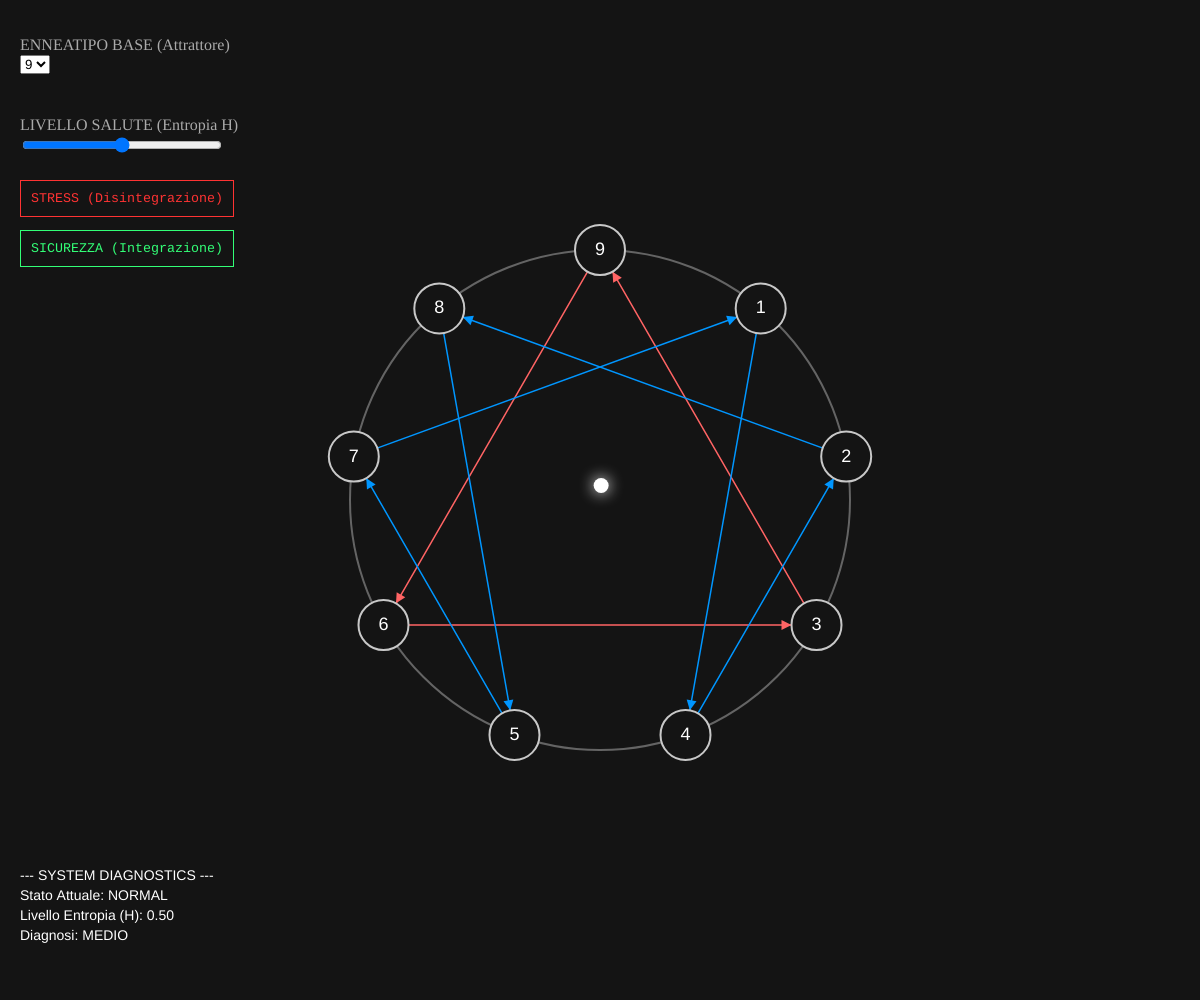
Frame 1 (no input)
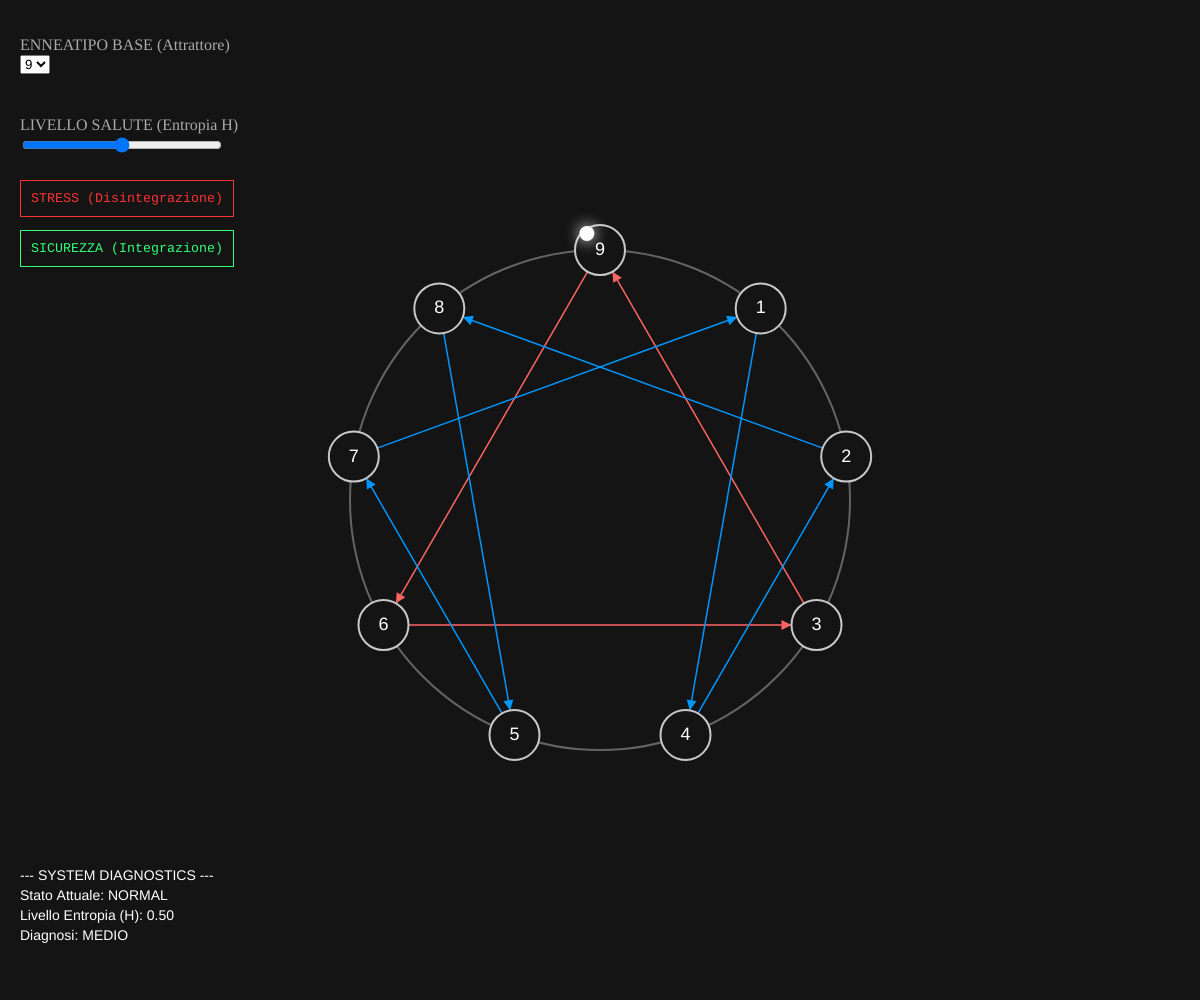
Frame 60 (no input)
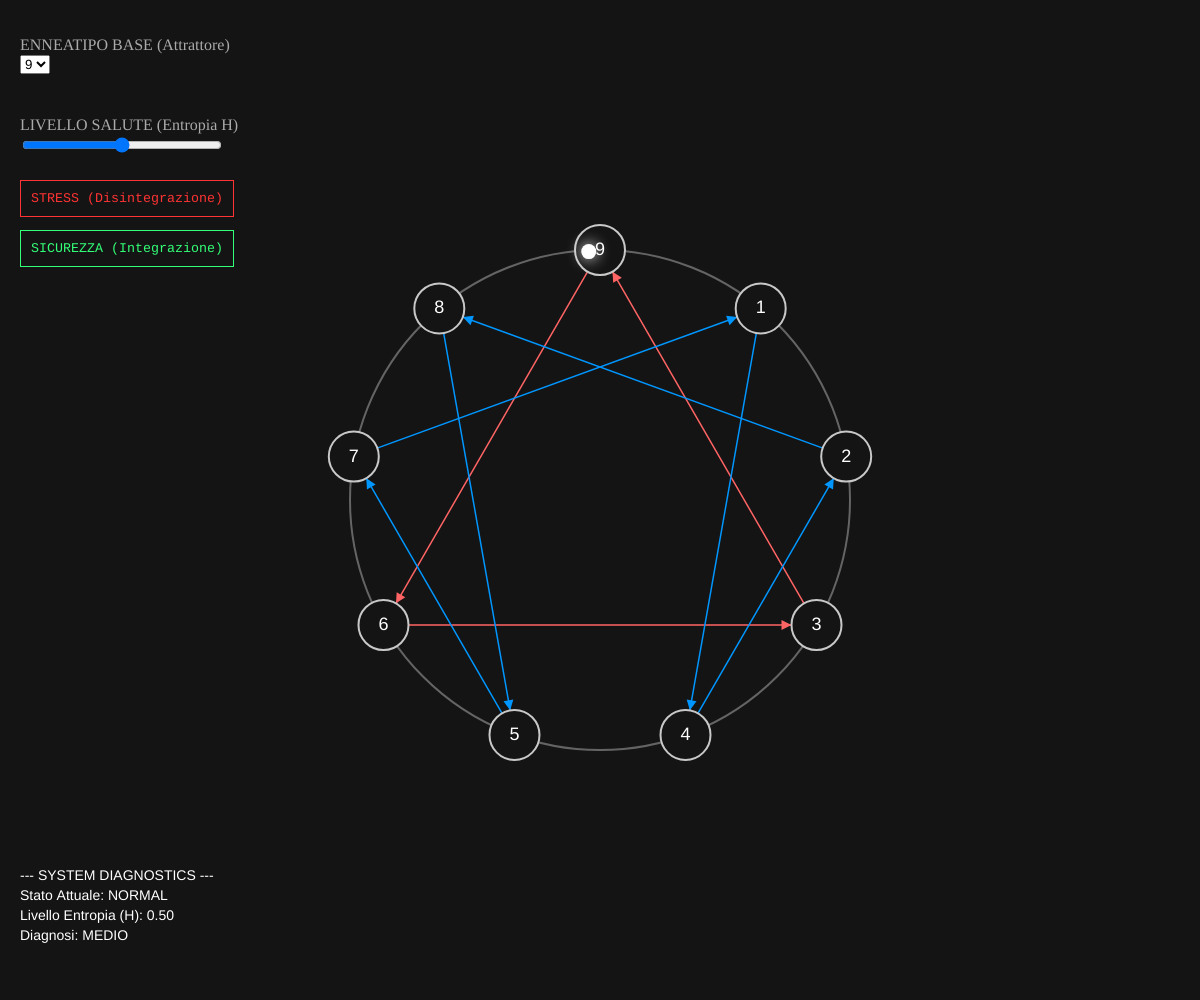
Frame 120 (the mouse pressed at the canvas centre since frame 60)

The p5.js sketch that drew these frames (run headless with seeded random() and noise() and a simulated clock; from frame 60 on, the mouse is pressed at the canvas centre):

// p5.js sketch
// ── sketch.js
let graph;
let agent;
let typeSelector, healthSlider, btnStress, btnIntegration;

function setup() {
    let canvas = createCanvas(windowWidth, windowHeight);
    canvas.position(0, 0); // Assicura che la canvas sia sullo sfondo
    canvas.style('z-index', '-1'); // Manda la canvas dietro
    
    graph = new EnneagramGraph();
    agent = new SystemAgent(graph);
    createInterface();
}

function draw() {
    background(CONFIG.colors.background);
    agent.update();
    graph.display();
    agent.display();
    drawDataHUD();
}

function windowResized() {
    resizeCanvas(windowWidth, windowHeight);
}

function createInterface() {
    let uiX = 20;
    let uiY = 20;

    createP('ENNEATIPO BASE (Attrattore)').position(uiX, uiY).style('color', '#aaa');
    typeSelector = createSelect();
    typeSelector.position(uiX, uiY + 35);
    for(let i=1; i<=9; i++) typeSelector.option(i);
    typeSelector.selected(9);
    typeSelector.changed(() => {
        agent.coreType = parseInt(typeSelector.value());
    });

    uiY += 80;

    createP('LIVELLO SALUTE (Entropia H)').position(uiX, uiY).style('color', '#aaa');
    healthSlider = createSlider(0, 1, 0.5, 0.01);
    healthSlider.position(uiX, uiY + 35);
    healthSlider.style('width', '200px');
    healthSlider.input(() => agent.setHealth(healthSlider.value()));

    uiY += 80;

    // TASTI FUNZIONANTI
    btnStress = createButton('STRESS (Disintegrazione)');
    btnStress.position(uiX, uiY);
    btnStress.mousePressed(() => toggleMode('stress'));
    styleButton(btnStress, '#ff3333');

    btnIntegration = createButton('SICUREZZA (Integrazione)');
    btnIntegration.position(uiX, uiY + 50);
    btnIntegration.mousePressed(() => toggleMode('integration'));
    styleButton(btnIntegration, '#33ff77');
}

// NUOVA LOGICA PULSANTI (Fixato il bug)
function toggleMode(targetMode) {
    if (agent.mode === targetMode) {
        agent.setMode('normal'); // Se riclicco, spengo
    } else {
        agent.setMode(targetMode); // Altrimenti attivo
    }
}

function styleButton(btn, color) {
    btn.style('background-color', 'transparent');
    btn.style('border', '1px solid ' + color);
    btn.style('color', color);
    btn.style('padding', '10px');
    btn.style('cursor', 'pointer');
    btn.style('font-family', 'monospace');
    btn.mouseOver(() => btn.style('background-color', color).style('color', '#000'));
    btn.mouseOut(() => btn.style('background-color', 'transparent').style('color', color));
}

function drawDataHUD() {
    fill(255);
    noStroke();
    textSize(14);
    textAlign(LEFT);
    let x = 20; 
    let y = height - 120;
    
    text("--- SYSTEM DIAGNOSTICS ---", x, y);
    y += 20;
    text(`Stato Attuale: ${agent.mode.toUpperCase()}`, x, y);
    y += 20;
    text(`Livello Entropia (H): ${agent.healthLevel.toFixed(2)}`, x, y);
    y += 20;
    let status = agent.healthLevel < 0.3 ? "CRITICO: Fissazione" : (agent.healthLevel > 0.7 ? "OTTIMO: Flessibilità" : "MEDIO");
    text(`Diagnosi: ${status}`, x, y);
}
// ── GraphTopology.js
class EnneagramGraph {
    constructor() {
        // Prendiamo i dati dal file config
        this.nodes = CONFIG.nodes;
        this.connections = CONFIG.connections;
        this.radius = CONFIG.radius;
    }

    display() {
        push(); // Salva lo stato grafico corrente
        translate(width / 2, height / 2); // Sposta il centro nel mezzo della tela

        // 1. Disegna il Cerchio Esterno (Adiacenza / E_ad)
        // Questo rappresenta le connessioni tra vicini (es. 1-2, 2-3)
        noFill();
        stroke(CONFIG.colors.ring);
        strokeWeight(2);
        ellipse(0, 0, this.radius * 2);

        // 2. Disegna le Linee Interne (Esade e Triangolo)
        // Le iteriamo dall'array 'connections' definito in config.js
        this.connections.forEach(conn => {
            let startNode = this.getNodeById(conn.from);
            let endNode = this.getNodeById(conn.to);

            if (startNode && endNode) {
                // Scegli il colore in base al tipo (Esade vs Triangolo)
                let lineColor = (conn.type === 'hexad') 
                                ? CONFIG.colors.hexad 
                                : CONFIG.colors.triangle;
                
                stroke(lineColor);
                strokeWeight(1.5);
                
                // Calcoliamo le coordinate cartesiane (x, y) dagli angoli
                let startPos = this.getCartesian(startNode.angle);
                let endPos = this.getCartesian(endNode.angle);

                // Disegna la linea
                this.drawArrow(startPos, endPos, lineColor);
            }
        });

        // 3. Disegna i Nodi (I Numeri)
        this.nodes.forEach(node => {
            let pos = this.getCartesian(node.angle);

            // Cerchio del nodo
            fill(CONFIG.colors.background); // Sfondo nero per coprire le linee sotto
            stroke(CONFIG.colors.node);
            strokeWeight(2);
            ellipse(pos.x, pos.y, CONFIG.nodeRadius * 2);

            // Numero
            fill(CONFIG.colors.text);
            noStroke();
            textAlign(CENTER, CENTER);
            textSize(18);
            text(node.id, pos.x, pos.y);
        });

        pop(); // Ripristina lo stato grafico
    }

    // Funzione di utilità: Trova un nodo nel config dato il suo ID (es. cerca il "4")
    getNodeById(id) {
        return this.nodes.find(n => n.id === id);
    }

    // Funzione matematica: Converte Angolo Polare in Coordinate X,Y
    // Fondamentale perché p5.js lavora in cartesiano, ma l'enneagramma è circolare.
    getCartesian(angleDegrees) {
        // Sottraiamo 90 gradi perché in p5.js lo 0 è a destra (ore 3), 
        // ma noi vogliamo calcolare rispetto alla verticale.
        // Tuttavia, nel config abbiamo già messo gli angoli corretti, 
        // quindi usiamo semplicemente seno e coseno.
        let theta = radians(angleDegrees); 
        return {
            x: this.radius * cos(theta),
            y: this.radius * sin(theta)
        };
    }

    // Funzione grafica: Disegna una linea con una freccia alla fine
    // Serve a mostrare la direzione dello Stress/Disintegrazione
    drawArrow(startVec, endVec, color) {
        // Usiamo i vettori di p5 per calcoli facili
        let v1 = createVector(startVec.x, startVec.y);
        let v2 = createVector(endVec.x, endVec.y);
        
        line(v1.x, v1.y, v2.x, v2.y);

        // Disegna la punta della freccia (un po' prima della fine per non coprire il numero)
        push();
        let angle = atan2(v1.y - v2.y, v1.x - v2.x); // Calcola l'angolo della linea
        let offset = CONFIG.nodeRadius + 5; // Distanza dal centro del nodo target
        
        // Spostati alla fine della linea (meno l'offset del raggio del nodo)
        translate(v2.x + offset * cos(angle), v2.y + offset * sin(angle));
        rotate(angle - PI); // Ruota verso la direzione giusta
        
        fill(color);
        noStroke();
        triangle(-5, 5, -5, -5, 5, 0); // Disegna un piccolo triangolo
        pop();
    }
}
// ── SystemDynamics.js
class SystemAgent {
    constructor(graph) {
        this.graph = graph; 
        
        // PARAMETRI DI STATO
        this.coreType = 9;      
        this.healthLevel = 0.5; 
        this.mode = 'normal'; // 'normal', 'stress', 'integration'

        // FISICA
        this.pos = createVector(0, 0); 
        this.vel = createVector(0, 0);
        this.acc = createVector(0, 0);

        // CONFIGURAZIONE FISICA 
        this.maxSpeed = 15; 
        this.friction = 0.97; 
    }

    update() {
        // 1. IDENTIFICA IL TARGET
        let targetPos = this.calculateAttractor();

        // 2. APPLICA FORZA DI ATTRAZIONE
        let force = p5.Vector.sub(targetPos, this.pos);
        
        // Tuning della Rigidità (Stiffness)
        let stiffness = map(this.healthLevel, 0, 1, 0.2, 0.001);
        
        // Sotto stress o integrazione la forza deve vincere l'inerzia
        if (this.mode !== 'normal') stiffness = 0.25;

        force.mult(stiffness);
        this.applyForce(force);

        // 3. APPLICA ENTROPIA
        if (this.healthLevel > 0.05 && this.mode === 'normal') {
            let wanderStrength = map(this.healthLevel, 0, 1, 0.1, 5.0);
            let noiseVector = p5.Vector.random2D().mult(wanderStrength);
            this.applyForce(noiseVector); 
        }

        // 4. CONFINI DEL SISTEMA
        this.checkBoundaries();

        // 5. FISICA
        this.vel.add(this.acc);
        this.vel.limit(this.maxSpeed);
        this.vel.mult(this.friction);
        this.pos.add(this.vel);
        this.acc.mult(0);
    }

    checkBoundaries() {
        let maxRadius = this.graph.radius + 30;
        let dist = this.pos.mag();

        if (dist > maxRadius) {
            let pushBack = p5.Vector.sub(createVector(0,0), this.pos);
            pushBack.normalize();
            pushBack.mult(4.0); 
            this.applyForce(pushBack);
        }
    }

    display() {
        push();
        translate(width / 2, height / 2);

        noStroke();
        // Colore basato sullo stato
        if (this.mode === 'stress') fill(255, 50, 50);       
        else if (this.mode === 'integration') fill(50, 255, 100); 
        else fill(255); 
        
        drawingContext.shadowBlur = 15;
        drawingContext.shadowColor = color(255);
        ellipse(this.pos.x, this.pos.y, 15, 15);
        drawingContext.shadowBlur = 0; 
        pop();
    }

    calculateAttractor() {
        let coreNode = this.graph.getNodeById(this.coreType);
        
        if (this.mode === 'stress') {
            let nextId = this.findNextNode(this.coreType);
            if (nextId) {
                let node = this.graph.getNodeById(nextId);
                let p = this.graph.getCartesian(node.angle);
                return createVector(p.x, p.y);
            }
        } 
        else if (this.mode === 'integration') {
            let prevId = this.findPrevNode(this.coreType);
            if (prevId) {
                let node = this.graph.getNodeById(prevId);
                let p = this.graph.getCartesian(node.angle);
                return createVector(p.x, p.y);
            }
        }

        let p = this.graph.getCartesian(coreNode.angle);
        return createVector(p.x, p.y);
    }

    applyForce(force) { this.acc.add(force); }

    findNextNode(id) {
        let conn = CONFIG.connections.find(c => c.from === id);
        return conn ? conn.to : null;
    }

    findPrevNode(id) {
        let conn = CONFIG.connections.find(c => c.to === id);
        return conn ? conn.from : null;
    }

    // --- NUOVO METODO SEMPLIFICATO ---
    setMode(newMode) {
        this.mode = newMode;
    }

    setHealth(val) { this.healthLevel = val; }
}
// ── config.js
// CONFIGURAZIONE DEL SISTEMA ENNEAGRAMMA

const CONFIG = {
    // Layout visivo
    radius: 250,        // Raggio del cerchio grande
    nodeRadius: 25,     // Grandezza dei pallini (nodi)
    
    // Colori (Stile "Tron/Sci-Fi")
    colors: {
        background: 20,
        node: [200, 200, 200],      // Grigio chiaro
        nodeActive: [255, 255, 0],  // Giallo per il tipo attivo
        text: 255,
        
        // Linee basate sul PDF
        ring: [100, 100, 100],      // Il cerchio esterno (Adiacenza)
        hexad: [0, 150, 255],       // Blu elettrico (1-4-2-8-5-7)
        triangle: [255, 100, 100]   // Rosso (9-6-3)
    },

    // DEFINIZIONE TOPOLOGICA (Il cuore del PDF)
    
    // 1. I Nodi (V) [cite: 13]
    // Usiamo angoli standard per posizionarli sul cerchio (9 in alto)
    nodes: [
        { id: 9, angle: -90 },  // Ore 12
        { id: 1, angle: -50 },
        { id: 2, angle: -10 },
        { id: 3, angle: 30 },
        { id: 4, angle: 70 },
        { id: 5, angle: 110 },
        { id: 6, angle: 150 },
        { id: 7, angle: 190 },
        { id: 8, angle: 230 }
    ],

    // 2. Le Linee di Forza (E_inn) - Vettori di Stress
    // Qui codifichiamo le sequenze descritte negli Assiomi 1.1 e 1.2
    connections: [
        // Sequenza Triangolo (Legge del 3): 9 -> 6 -> 3 -> 9 [cite: 26]
        { from: 9, to: 6, type: 'triangle' },
        { from: 6, to: 3, type: 'triangle' },
        { from: 3, to: 9, type: 'triangle' },

        // Sequenza Esade (Legge del 7): 1->4->2->8->5->7->1 [cite: 24]
        { from: 1, to: 4, type: 'hexad' },
        { from: 4, to: 2, type: 'hexad' },
        { from: 2, to: 8, type: 'hexad' },
        { from: 8, to: 5, type: 'hexad' },
        { from: 5, to: 7, type: 'hexad' },
        { from: 7, to: 1, type: 'hexad' }
    ]
};
